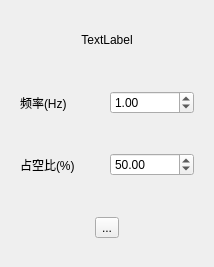
<?xml version="1.0" encoding="UTF-8"?>
<ui version="4.0">
 <class>PulseMode</class>
 <widget class="QWidget" name="PulseMode">
  <property name="geometry">
   <rect>
    <x>0</x>
    <y>0</y>
    <width>214</width>
    <height>267</height>
   </rect>
  </property>
  <property name="windowTitle">
   <string>Form</string>
  </property>
  <layout class="QVBoxLayout" name="verticalLayout">
   <item>
    <widget class="QLabel" name="label_name">
     <property name="text">
      <string>TextLabel</string>
     </property>
     <property name="alignment">
      <set>Qt::AlignCenter</set>
     </property>
    </widget>
   </item>
   <item>
    <widget class="QWidget" name="widget_2" native="true">
     <layout class="QHBoxLayout" name="horizontalLayout_2">
      <item>
       <widget class="QLabel" name="label">
        <property name="minimumSize">
         <size>
          <width>80</width>
          <height>0</height>
         </size>
        </property>
        <property name="text">
         <string>频率(Hz)</string>
        </property>
       </widget>
      </item>
      <item>
       <widget class="QDoubleSpinBox" name="doubleSpinBox_frequence">
        <property name="minimum">
         <double>0.000000000000000</double>
        </property>
        <property name="maximum">
         <double>1000.000000000000000</double>
        </property>
        <property name="value">
         <double>1.000000000000000</double>
        </property>
       </widget>
      </item>
     </layout>
    </widget>
   </item>
   <item>
    <widget class="QWidget" name="widget" native="true">
     <layout class="QHBoxLayout" name="horizontalLayout">
      <item>
       <widget class="QLabel" name="label_2">
        <property name="minimumSize">
         <size>
          <width>80</width>
          <height>0</height>
         </size>
        </property>
        <property name="text">
         <string>占空比(%)</string>
        </property>
       </widget>
      </item>
      <item>
       <widget class="QDoubleSpinBox" name="doubleSpinBox_percent">
        <property name="maximum">
         <double>100.000000000000000</double>
        </property>
        <property name="value">
         <double>50.000000000000000</double>
        </property>
       </widget>
      </item>
     </layout>
    </widget>
   </item>
   <item>
    <widget class="QWidget" name="widget_3" native="true">
     <layout class="QHBoxLayout" name="horizontalLayout_3">
      <item>
       <spacer name="horizontalSpacer">
        <property name="orientation">
         <enum>Qt::Horizontal</enum>
        </property>
        <property name="sizeHint" stdset="0">
         <size>
          <width>69</width>
          <height>20</height>
         </size>
        </property>
       </spacer>
      </item>
      <item>
       <widget class="QToolButton" name="toolButton">
        <property name="text">
         <string>...</string>
        </property>
        <property name="icon">
         <iconset resource="image.qrc">
          <normaloff>:/image/onoff.png</normaloff>:/image/onoff.png</iconset>
        </property>
       </widget>
      </item>
      <item>
       <spacer name="horizontalSpacer_2">
        <property name="orientation">
         <enum>Qt::Horizontal</enum>
        </property>
        <property name="sizeHint" stdset="0">
         <size>
          <width>68</width>
          <height>20</height>
         </size>
        </property>
       </spacer>
      </item>
     </layout>
    </widget>
   </item>
  </layout>
 </widget>
 <resources>
  <include location="image.qrc"/>
 </resources>
 <connections/>
</ui>
